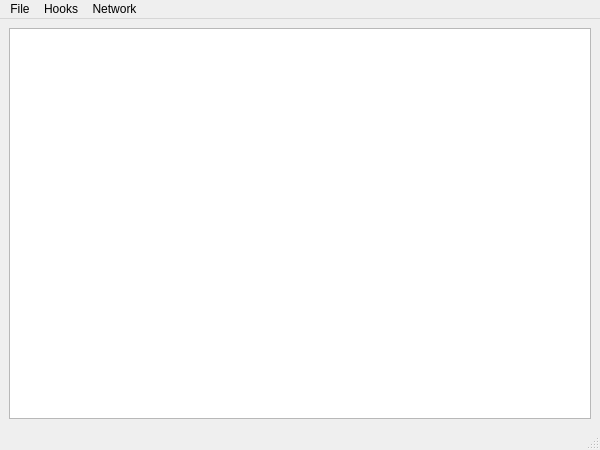
<?xml version="1.0" encoding="UTF-8"?>
<ui version="4.0">
 <class>TouchHooksMainWindowUi</class>
 <widget class="QMainWindow" name="TouchHooksMainWindowUi">
  <property name="geometry">
   <rect>
    <x>0</x>
    <y>0</y>
    <width>600</width>
    <height>450</height>
   </rect>
  </property>
  <property name="minimumSize">
   <size>
    <width>600</width>
    <height>450</height>
   </size>
  </property>
  <property name="maximumSize">
   <size>
    <width>600</width>
    <height>450</height>
   </size>
  </property>
  <property name="windowTitle">
   <string>TouchHooks2Tuio</string>
  </property>
  <widget class="QWidget" name="centralwidget">
   <layout class="QVBoxLayout" name="verticalLayout">
    <item>
     <widget class="QPlainTextEdit" name="plainText_guiTextArea">
      <property name="readOnly">
       <bool>true</bool>
      </property>
     </widget>
    </item>
   </layout>
  </widget>
  <widget class="QMenuBar" name="menubar">
   <property name="geometry">
    <rect>
     <x>0</x>
     <y>0</y>
     <width>600</width>
     <height>21</height>
    </rect>
   </property>
   <widget class="QMenu" name="menu_file">
    <property name="title">
     <string>File</string>
    </property>
    <addaction name="action_quit"/>
   </widget>
   <widget class="QMenu" name="menu_hooks">
    <property name="title">
     <string>Hooks</string>
    </property>
    <addaction name="action_useGlobalTouchHook"/>
   </widget>
   <widget class="QMenu" name="menuNetwork">
    <property name="title">
     <string>Network</string>
    </property>
    <addaction name="action_tuioUdpChannelOne"/>
    <addaction name="action_tuioUdpChannelTwo"/>
    <addaction name="action_flashXmlTcpChannel"/>
   </widget>
   <addaction name="menu_file"/>
   <addaction name="menu_hooks"/>
   <addaction name="menuNetwork"/>
  </widget>
  <widget class="QStatusBar" name="statusbar"/>
  <action name="action_quit">
   <property name="text">
    <string>Quit</string>
   </property>
   <property name="shortcut">
    <string>Ctrl+Q</string>
   </property>
  </action>
  <action name="action_removeGlobalTouchHook">
   <property name="text">
    <string>Remove Global Touch Hook</string>
   </property>
  </action>
  <action name="action_useGlobalTouchHook">
   <property name="checkable">
    <bool>true</bool>
   </property>
   <property name="text">
    <string>Use Global Touch Hook</string>
   </property>
  </action>
  <action name="action_attachTouchHookByPid">
   <property name="text">
    <string>Attach Touch Hook by PID</string>
   </property>
  </action>
  <action name="action_tuioUdpChannelOne">
   <property name="checkable">
    <bool>true</bool>
   </property>
   <property name="text">
    <string>TUIO UDP Channel 1</string>
   </property>
  </action>
  <action name="action_tuioUdpChannelTwo">
   <property name="checkable">
    <bool>true</bool>
   </property>
   <property name="text">
    <string>TUIO UDP Channel 2</string>
   </property>
  </action>
  <action name="action_flashXmlTcpChannel">
   <property name="checkable">
    <bool>true</bool>
   </property>
   <property name="text">
    <string>Flash XML Channel</string>
   </property>
  </action>
 </widget>
 <resources/>
 <connections/>
</ui>
